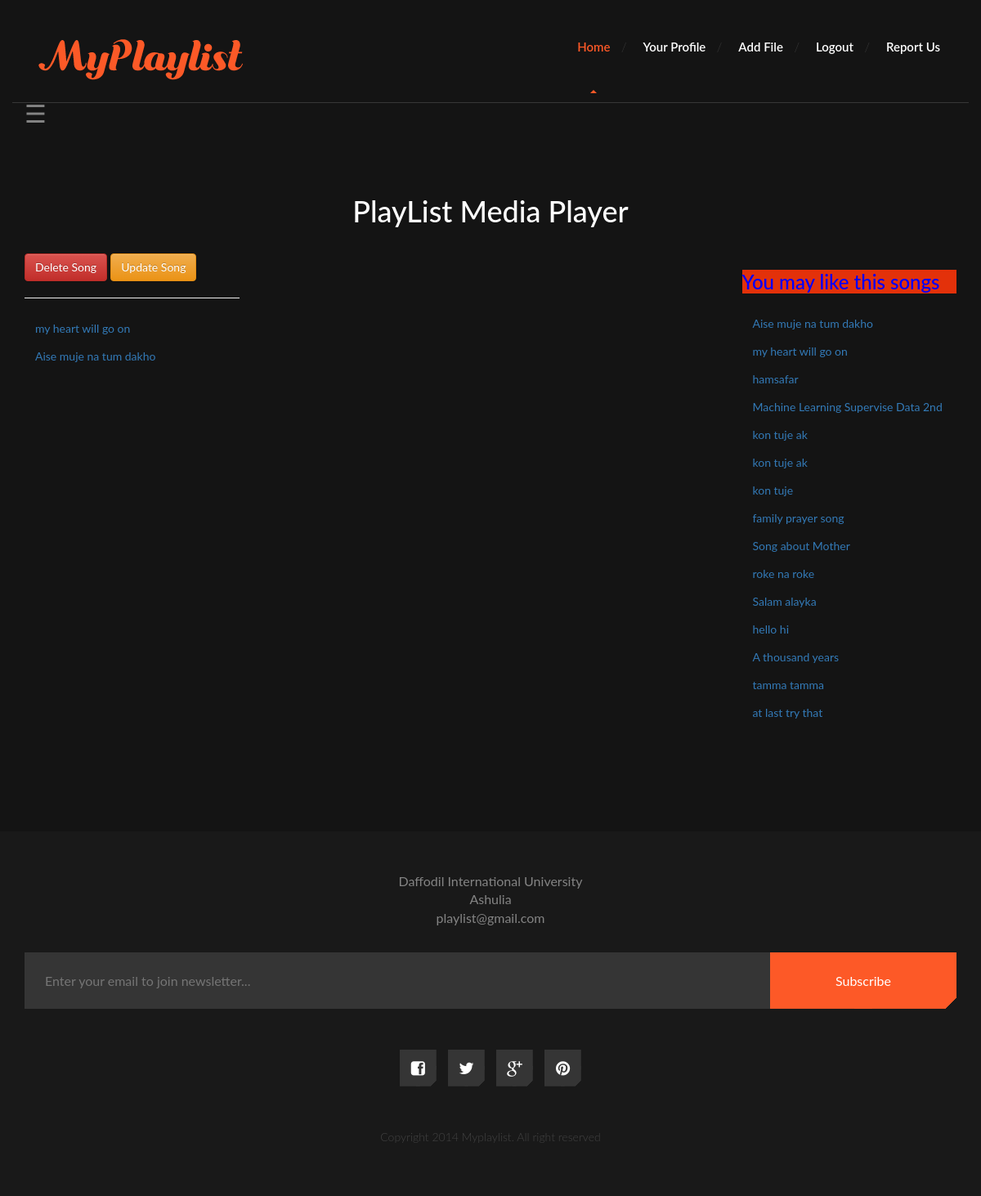
Page /loverelationshipsong.php (signed in) on the committed database.
### tables this page shows
CREATE TABLE `filelist` (
  `id` int(11) NOT NULL,
  `user_id` int(11) NOT NULL,
  `title` varchar(255) NOT NULL,
  `catagory` varchar(100) NOT NULL,
  `file` text NOT NULL,
  `playcount` int(100) NOT NULL
);

### loverelationshipsong.php (the view, shortened to what this page needs)
<!DOCTYPE html>
<html lang="en">
	<head>
		<link href="fonts/font-awesome.min.css" rel="stylesheet" type="text/css">
				<link rel="stylesheet" href="https://maxcdn.bootstrapcdn.com/bootstrap/3.3.7/css/bootstrap.min.css">
		<link rel="stylesheet" href="https://maxcdn.bootstrapcdn.com/bootstrap/3.3.7/css/bootstrap-theme.min.css">
		<link href="fonts/font-awesome.min.css" rel="stylesheet" type="text/css">
		<link rel="stylesheet" href="style.css">
	</head>
	<body>
		<div id="site-content">
			<header class="site-header">
				<div class="container">
					<a href="index.php" id="branding">
						<img src="dummy/mylogo.png" alt="Site Title">
					</a>
					<nav class="main-navigation">
						<ul class="menu">
							<ul class="menu">
							<li class="menu-item current-menu-item"><a href="index.php">Home</a></li>
							<li class="menu-item"><a href="profile.php">Your Profile</a></li>
							<li class="menu-item"><a href="addfile.php">Add File</a></li>
							<li class="menu-item"><a href="logout.php">Logout</a></li>
							<li class="menu-item"><a href="contact.php">Report Us</a></li>
						</ul>
					</nav>
				</div>
			</header>
<div class="container">
<span style="position: fixed; font-size:30px;cursor:pointer" onclick="openNav()">&#9776;</span>
</div>
<main class="main-content">
    <div class="fullwidth-block inner-content">
	    <div class="container">
			<h2 class="page-title" style="text-align: center;">PlayList Media Player</h2>
			<div class="row">
			<div class="col-md-3">
		    <button type="button" class="btn btn-danger" data-toggle="modal" data-target="#myModal">Delete Song</button>
		    <button type="button" class="btn btn-warning" data-toggle="modal" data-target="#myModal1">Update Song</button>
						<hr>
						<?php
						        $username = $_SESSION['username'];
								$db=mysqli_connect("localhost","root","","playlist");
								$sql = "SELECT * FROM user WHERE username = '$username' ";
								$id = 'id';
								$result = mysqli_query($db,$sql);
								while($row=mysqli_fetch_assoc($result))
								{
								    $id = $row['id'];
							    }
								$sql1 ="SELECT * FROM filelist WHERE user_id = '$id' AND catagory='Love / Relationship songs'";
								$result1 = mysqli_query($db,$sql1);
							    while($row=mysqli_fetch_assoc($result1))
								{
									$title = $row['title'];
									$link = $row['file'];
									$output = "<form method=\"get\" action=\"loverelationshipsong.php\">
									<input type=\"hidden\" value=\"$link\" name=\"showfilelink\">
									<input type=\"submit\" class=\"btn btn-link\" name=\"showButton\" value=\"$title\">
									</form>
									";
								  echo "$output";
							   }
							?>
						</div>
						<div class="col-md-6">
						</div>
						 <div class="col-md-3">
						   <h2 style="color: blue; background: #E3310A;">You may like this songs</h2>
						   <?php
                               $sql13 ="SELECT * FROM filelist WHERE user_id = '$id' ORDER BY playcount DESC LIMIT 15";
								$result17 = mysqli_query($db,$sql13);
							    while($row=mysqli_fetch_assoc($result17))
								{
									$title = $row['title'];
									$link = $row['file'];
									$output = "<form method=\"get\" action=\"loverelationshipsong.php\">
									<input type=\"hidden\" value=\"$link\" name=\"showfilelink\">
									<input type=\"submit\" class=\"btn btn-link\" name=\"showButton\" value=\"$title\">
									</form>
									";
								  echo "$output";
							   }
						   ?>
						</div>
						</div>
						</div>
					</div>
			</main>
			<br><br>
			<footer class="site-footer">
				<div class="container">
					<address>
						<p>Daffodil International University<br><a href="tel:354543543">Ashulia</a> <br> <a href="mailto:info@bandname.com">playlist@gmail.com</a></p>
					</address>
					<form action="#" class="newsletter-form">
						<input type="email" placeholder="Enter your email to join newsletter...">
						<input type="submit" class="button cut-corner" value="Subscribe">
					</form>
					<div class="social-links">
						<a href="#"><i class="fa fa-facebook-square"></i></a>
						<a href="#"><i class="fa fa-twitter"></i></a>
						<a href="#"><i class="fa fa-google-plus"></i></a>
						<a href="#"><i class="fa fa-pinterest"></i></a>
					</div>
					<p class="copy">Copyright 2014 Myplaylist. All right reserved</p>
				</div>
			</footer>
		</div>
	</body>
</html>

### loverelationshipsong.php (style rules this page uses)
body { font-family: "Lato", sans-serif; }

### rows in the picture
filelist: showButton "my heart will go on"
filelist: showButton "Aise muje na tum dakho"
filelist: showButton "hamsafar"
filelist: showButton "Machine Learning Supervise Data 2nd"
filelist: showButton "kon tuje ak"
filelist: showButton "kon tuje ak"
filelist: showButton "kon tuje"
filelist: showButton "family prayer song"
filelist: showButton "Song about Mother"
filelist: showButton "roke na roke"
filelist: showButton "Salam alayka"
filelist: showButton "hello hi"
filelist: showButton "A thousand years"
filelist: showButton "tamma tamma"
filelist: showButton "at last try that"
